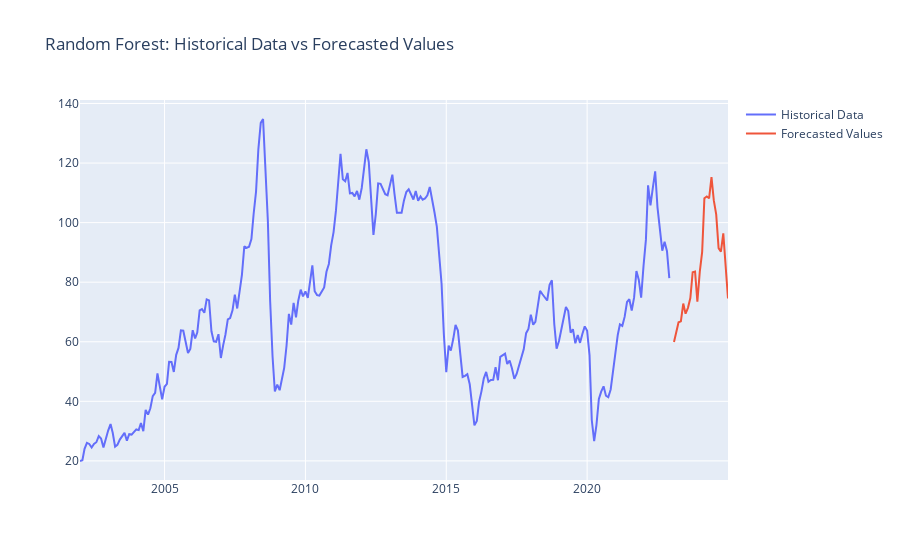

Notebook cell for this chart:
### Markdown cell above
14. **Forecasting Future Prices**: The model is used to forecast prices for the next 24 months. The forecasted prices are then plotted along with the historical data.

### Code cell
future_dates = pd.date_range(start=data.index[-1], periods=25, freq='M')[1:] # Start from the last date in the data and generate the next 24 months

# Make predictions on the future data
rf_forecast = best_rf.predict(test_data[-24:])

# Plot the historical data and the forecasted data for each model individually
fig_rf = go.Figure()
fig_rf.add_trace(go.Scatter(x=data.index, y=data['Price'], mode='lines', name='Historical Data'))
fig_rf.add_trace(go.Scatter(x=future_dates, y=rf_forecast, mode='lines', name='Forecasted Values'))
fig_rf.update_layout(title='Random Forest: Historical Data vs Forecasted Values')
fig_rf.show()

### Figure 1 — Plotly figure (JSON) as saved in the notebook; plotly's stock layout.template omitted (floating-point values rounded to 4 significant figures; data arrays with more than 128 entries replaced by an {"elided": "..."} marker saying what was removed)
{"data": [{"mode": "lines", "name": "Historical Data", "type": "scatter", "x": {"elided": "252 str values"}, "y": {"elided": "252 float values"}}, {"mode": "lines", "name": "Forecasted Values", "type": "scatter", "x": ["2023-01-31T00:00:00", "2023-02-28T00:00:00", "2023-03-31T00:00:00", "2023-04-30T00:00:00", "2023-05-31T00:00:00", "2023-06-30T00:00:00", "2023-07-31T00:00:00", "2023-08-31T00:00:00", "2023-09-30T00:00:00", "2023-10-31T00:00:00", "2023-11-30T00:00:00", "2023-12-31T00:00:00", "2024-01-31T00:00:00", "2024-02-29T00:00:00", "2024-03-31T00:00:00", "2024-04-30T00:00:00", "2024-05-31T00:00:00", "2024-06-30T00:00:00", "2024-07-31T00:00:00", "2024-08-31T00:00:00", "2024-09-30T00:00:00", "2024-10-31T00:00:00", "2024-11-30T00:00:00", "2024-12-31T00:00:00"], "y": [59.93, 63.2, 66.53, 66.84, 72.83, 69.41, 71.38, 74.67, 83.33, 83.57, 73.48, 83.43, 90.2, 108.2, 108.8, 108.2, 115.3, 107.5, 102.8, 91.42, 90.28, 96.39, 85.48, 74.51]}], "layout": {"title": {"text": "Random Forest: Historical Data vs Forecasted Values"}}}
